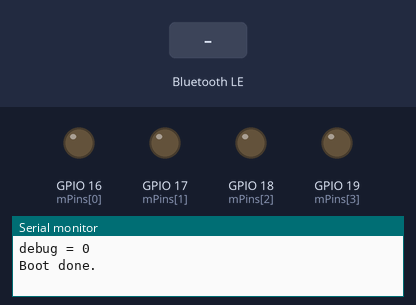
Bench run of a sketch on a simulated ESP32. Shown: output pins drawn as LEDs (lit = HIGH), the last lines printed to the serial monitor. Inputs (shaded band) come from the test bench. Nothing arrives over Bluetooth unless stated; a phone connects over Bluetooth LE 3 s after start.

Above: at 1.2 s.
1.3 s: Bluetooth LE write "1" received
At 1.7 s:
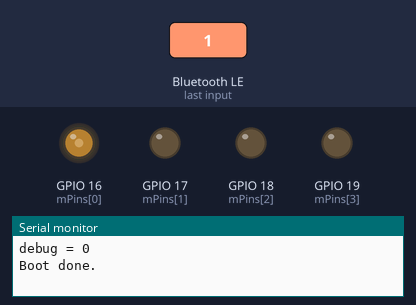
3.3 s: Bluetooth LE write "0" received
At 4.8 s:
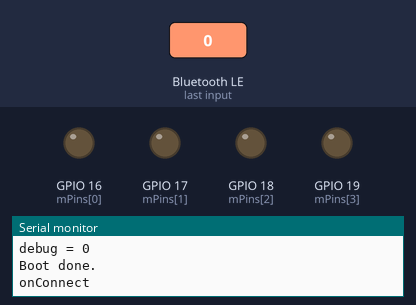
Timing chart, 0 to 6.3 s (numbered marks = the images above; inputs shaded):
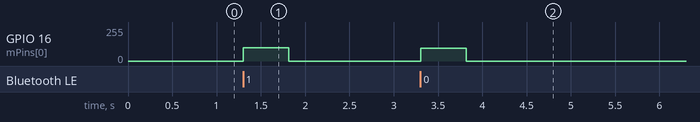

The sketch:

firmware.ino
```cpp
/*
    Based on Neil Kolban example for IDF: https://github.com/nkolban/esp32-snippets/blob/master/cpp_utils/tests/BLE%20Tests/SampleServer.cpp
    Ported to Arduino ESP32 by Evandro Copercini
    updates by chegewara
*/

#include <BLEDevice.h>
#include <BLEUtils.h>
#include <BLEServer.h>

// See the following for generating UUIDs:
// https://www.uuidgenerator.net/

#define NAME                "ESP32 BLE Controller"
#define SERVICE_UUID        "0000ffe0-0000-1000-8000-00805f9b34fb"
#define CHARACTERISTIC_UUID "0000ffe1-0000-1000-8000-00805f9b34fb"
#define MAX_DELAY           500
#define MOTORS              2
#define CHANNELS            (MOTORS * 2)

// pins
// every motor needs two pins and two channels.
// The ESP32 has up to 16 PWM channels, so can support up to 8 motors
// Two pins / channels per motor connect to C1 and C2 (forward / backward)
const int mPins[] =  {16, 17, 18, 19};
const int mChannels[] = {0, 1, 2, 3};
// PWM properties
const int freq = 5000;
const int resolution = 8;

// BLE objects
BLEServer *pServer = NULL;
BLEService *pService = NULL;
BLECharacteristic *pCharacteristic = NULL;
BLEAdvertising *pAdvertising = NULL;
bool debug = false;
String readString;

// remember last time the channels have been updated, when no new input arrives within MAX_DELAY, set output to 0
unsigned int lastUpdate = 0;

class ServerState : public BLEServerCallbacks {
    void onConnect(BLEServer* pServer) {
      Serial.println("onConnect");
    }

    void onDisconnect(BLEServer* pServer) {
      Serial.println("onDisconnect");
      Serial.println("restart advertising...");
      BLEDevice::startAdvertising();
    }
};

void setMotors(byte motors[MOTORS]) {
  for (byte i = 0; i < MOTORS; i++) {
    signed char val = motors[i];
    if(debug) {
      Serial.println(String("Set motor ") + i + " val:" + val);
    }
    if (val > 0) {
      // forwards
      ledcWrite(mChannels[2*i], val * 2);
      ledcWrite(mChannels[2*i+1], 0);
    } else {
      // backwards
      ledcWrite(mChannels[2*i], 0);
      ledcWrite(mChannels[2*i+1], -val * 2);
    }
  }
  lastUpdate = millis();
}

class CharacteristicState : public BLECharacteristicCallbacks {
    void onWrite(BLECharacteristic* pCharacteristic) {
      if(debug) {
        Serial.println("RX characteristic");
      }
      byte data[MOTORS] = {0};
      if(pCharacteristic->getLength() <= MOTORS) {
        memcpy(data, pCharacteristic->getData(), pCharacteristic->getLength());
        // for(byte i = 0; i < pCharacteristic->getLength(); i++) {
        //   data[i] = pCharacteristic->getData()[i];
        // }
        setMotors(data);
      } else {
        if(debug) {
          Serial.println("Received characteristic is too long: "+pCharacteristic->getLength());
        }
      }
      //Serial.write(pCharacteristic->getData(), pCharacteristic->getLength());
    }

    void onRead(BLECharacteristic* pCharacteristic) {
      // somebody did read the Characteristic.
    }

};

void setup() {
  Serial.begin(115200);
  while (!Serial);
  Serial.print("");
  Serial.print("Booting ");
  Serial.print(NAME);
  Serial.println("...");
  Serial.setTimeout(100);
  readString.reserve(128);

  for(byte i = 0; i < (sizeof(mPins)/sizeof(mPins[0])); i++) {
    ledcSetup(mChannels[i], freq, resolution);
    ledcAttachPin(mPins[i], mChannels[i]);
  }

  Serial.println("Starting BLE...");
  BLEDevice::init(NAME);
  pServer = BLEDevice::createServer();
  pServer->setCallbacks(new ServerState());
  pService = pServer->createService(SERVICE_UUID);
  Serial.print("Service UUID: ");
  Serial.println(SERVICE_UUID);
  pCharacteristic = pService->createCharacteristic(
                      CHARACTERISTIC_UUID,
                      // BLECharacteristic::PROPERTY_READ |
                      BLECharacteristic::PROPERTY_WRITE
                    );
  pCharacteristic->setCallbacks(new CharacteristicState());
  Serial.print("Characteristic UUID: ");
  Serial.println(CHARACTERISTIC_UUID);

  pCharacteristic->setValue("");
  pService->start();
  // BLEAdvertising *pAdvertising = pServer->getAdvertising();  // this still is working for backward compatibility
  pAdvertising = BLEDevice::getAdvertising();
  pAdvertising->addServiceUUID(SERVICE_UUID);
  pAdvertising->setScanResponse(true);
  pAdvertising->setMinPreferred(0x06);  // functions that help with iPhone connections issue
  pAdvertising->setMinPreferred(0x12);
  BLEDevice::startAdvertising();


  Serial.println(String("debug = ") + debug);
  Serial.println("Boot done.");
}

void loop() {
  if (lastUpdate && millis() > lastUpdate + MAX_DELAY) {
    byte zeros[MOTORS] = {0};
    setMotors(zeros);
    // when channels are zero anyway, no need to check for update until after real input
    lastUpdate = 0;
  }
  if (Serial.available()) {
    readString = Serial.readStringUntil('\n');
  }
  if (readString.endsWith("debug")) { // strstr(readString.c_str(), "debug")
    debug = !debug;
    Serial.println(String("debug = ") + debug);
    readString = "";
  }
  delay(50);
  /*static std::string lastCharacteristic = "";
    std::string currentCharacteristic = pCharacteristic->getValue();

    if (lastCharacteristic.compare(currentCharacteristic) != 0) {
    lastCharacteristic = currentCharacteristic;

    Serial.println(currentCharacteristic.c_str());
    //Serial.println(pCharacteristic->getData().c_str());
    }
  */
  /*
    Serial.write(pCharacteristic->getData(), pCharacteristic->getLength());
    Serial.println("");
  */
}
```

Measured:
- after the input at 1.3 s, GPIO 16 (mPins[0]): 0/255 → 98/255 at once, → 0/255 0.51 s later
- after the input at 3.3 s, GPIO 16 (mPins[0]): 0/255 → 96/255 at once, → 0/255 0.52 s later
